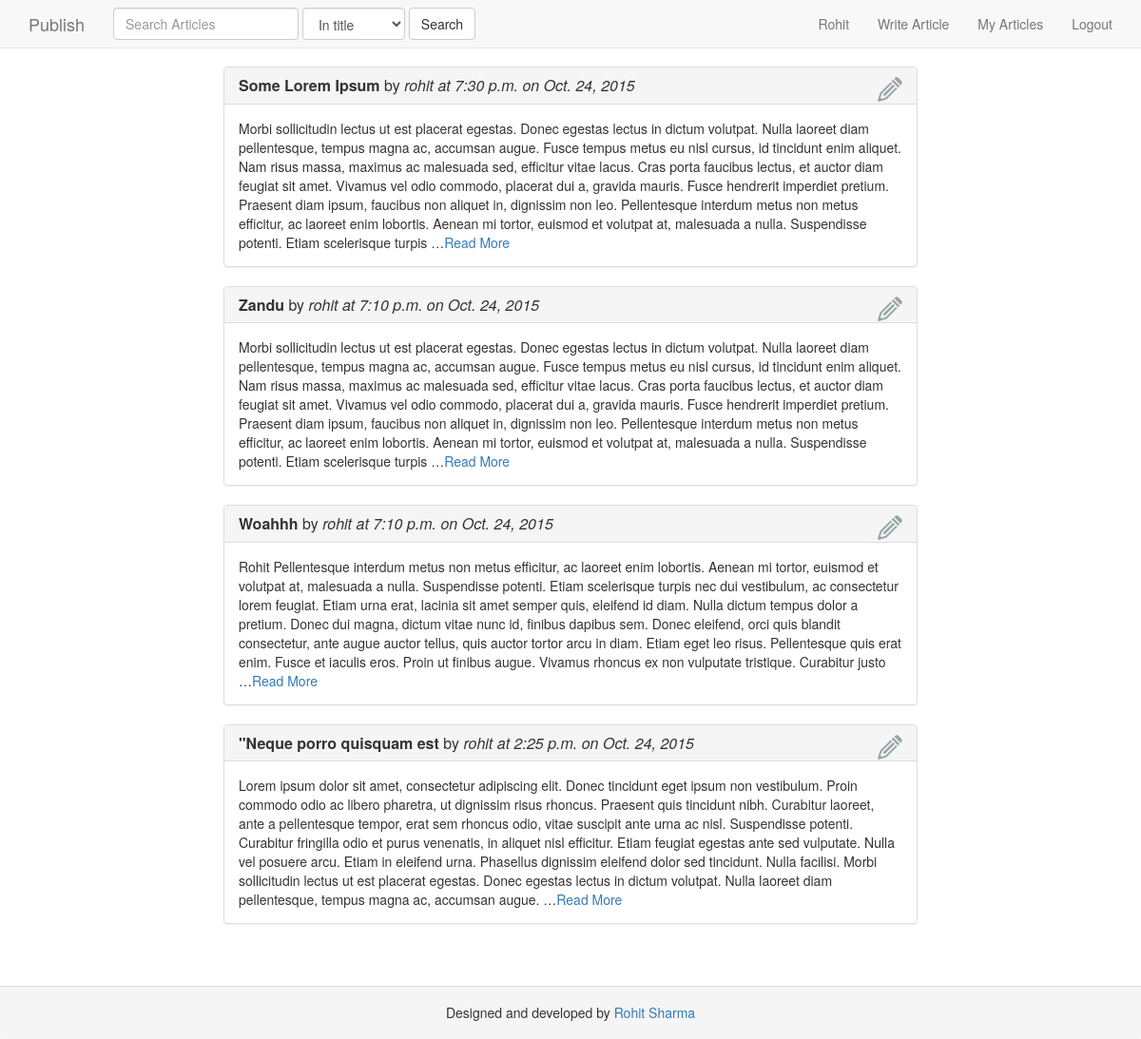
The page /my (signed in) on the database as committed earlier.
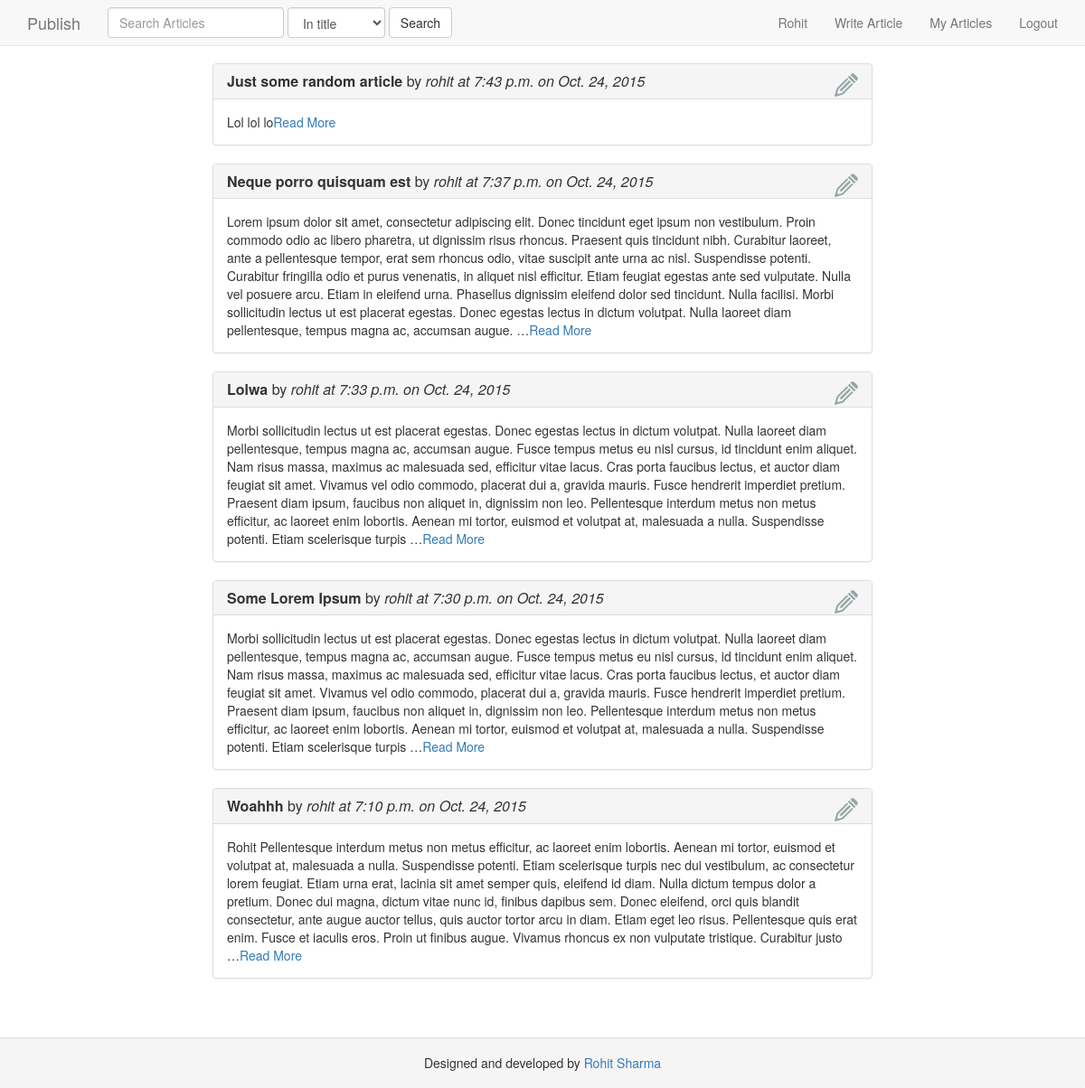
The same page on the database as committed later.
### articles/models.py (models this page shows, shortened)
class Article(models.Model):
	user = models.ForeignKey(User)
	title = models.CharField(max_length=120)
	content = models.TextField(null=True,blank=True)
	slug = models.SlugField(unique=True)
	timestamp = models.DateTimeField(auto_now_add=True,auto_now = False)
	updated = models.DateTimeField(auto_now_add=False,auto_now = True)
	active = models.BooleanField(default=True)
	class Meta:
		unique_together = ('title', 'slug')
	def get_absolute_url(self):
		return reverse("single_article",kwargs={"slug":self.slug})
	def edit_article_url(self):
		return reverse("edit_article",kwargs={"slug":self.slug})

### articles/views.py (the view)
# urls.py: url(r'^my$',my_articles,name='my_articles'),
@login_required(login_url='/login')
def my_articles(request):
	articles = Article.objects.filter(user=request.user).order_by('-updated').all()
	context = {'articles':articles}
	template = "articles/my_articles.html"
	return render(request,template,context)

### templates/articles/my_articles.html (shortened to what this page needs)
{% extends "base.html" %}
{% load staticfiles %}
{% block container %}
<div class="col-md-2">
</div>
<div class="container">
	<div class="col-md-8">
		<div class="row">
			<div class="col-md-12">
				{% for article in articles %}
					<div class="panel panel-default">
					  <div class="panel-heading">
					    <h3 class="panel-title">
					    	<a href="{{ article.get_absolute_url }}"><strong>{{article.title}}</strong> by <i>{{article.user.username}} at {{article.updated|time}} on {{article.updated|date}}</i>
					    	</a>
					    	<a href="{{article.edit_article_url }}" >
					    		<img class="pull-right" src="{% static 'img/edit.png' %}"/>
					    	</a>
					    </h3>
					  </div>
					  <div class="panel-body">
					    {{article.content|truncatewords:100}}<a href="{{ article.get_absolute_url }}">Read More</a>
					  </div>
					</div>
				{% endfor %}
			</div>
		</div>
	</div>
</div>
<div class="col-md-2">
</div>
{% endblock %}

### templates/base.html (shortened to what this page needs)
<!DOCTYPE html>
<html lang="en">
  <head>
    {% load staticfiles %}
    <link href="{% static 'css/bootstrap.min.css' %}" rel="stylesheet">
    <link href="{% static 'css/navbar-fixed-top.css' %}" rel="stylesheet">
  </head>
  <body style="padding-bottom:100px;">
  {% include "navbar.html" %}
    <div class="container">
      {% block container %}{% endblock %}
    </div>
    {% include "footer.html" %}
  </body>
</html>

### templates/navbar.html (shortened to what this page needs)
    <nav class="navbar navbar-default navbar-fixed-top">
      <div class="container">
        <div class="navbar-header">
          <a class="navbar-brand" href="/#">Publish</a>
        </div>
        <div id="navbar" class="navbar-collapse collapse">
          <form class="navbar-form navbar-left" method="GET" role="search" action="{% url 'search_article' %}">
            <div class="form-group">
              <input type="text" class="form-control" placeholder="Search Articles" name='query'>
            </div>
            <div class="form-group">
              <select class="form-control" name="category">
                <option value="title" selected>
                  In title
                </option>
              </select>
            </div>
            <button type="submit" class="btn btn-default">Search</button>
          </form>
           <ul class="nav navbar-nav navbar-right">
              {% if user.is_authenticated %}
                <li><a href="{% url 'user_home' %}">{{user|title}}</a></li>
                <li><a href="{% url 'user_home' %}">Write Article</a></li>
                <li><a href="{% url 'my_articles' %}">My Articles</a></li>
                <li><a href="{% url 'logout_view' %}">Logout</a></li>
              {% else %}
                <li><a href="{% url 'signup_view' %}">Signup</a></li>
                <li><a href="{% url 'login_view' %}">Login</a></li>
              {% endif %}
          </ul>
        </div>
      </div>
    </nav>

### templates/footer.html
	<div class="navbar-fixed-bottom">
  		<div class="panel-footer">
  			<center>
				<h5>Designed and developed by <a href="mailto:skyrohithigh@gmail.com">Rohit Sharma</a><h5>
  			</center>
  		</div>
	</div>

### static/static_files/css/navbar-fixed-top.css (style rules this page uses)
body { padding-top: 70px; }

Rows that differ between the two databases and show on the page:
added Article: title "Just some random article", user.username "rohit", updated "7:43 p.m.", updated "Oct. 24, 2015", content "Lol lol lo"
changed Article: title "\"Neque porro quisquam est" → "Neque porro quisquam est"; updated "2:25 p.m." → "7:37 p.m."; moves up the list
changed Article: title "Zandu" → "Lolwa"; updated "7:10 p.m." → "7:33 p.m."; moves down the list
